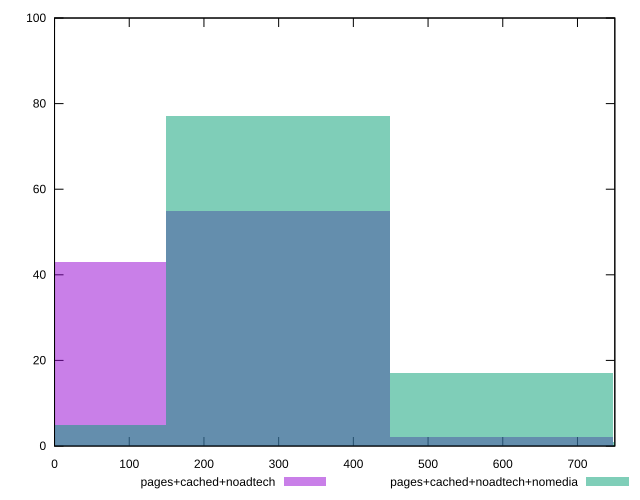

Source code (gnuplot):
reset

$pagesCachedNoadtech <<EOF
597.8715792563899 2
298.9357896281949 55
0 43
EOF

$pagesCachedNoadtechNomedia <<EOF
597.8715792563899 17
298.9357896281949 77
0 5
896.8073688845848 1
EOF

set key outside below
set boxwidth 298.9357896281949
set xrange [0:750]
set yrange [0:100]
set trange [0:100]
set style fill transparent solid 0.5 noborder
set terminal svg size 640, 500 enhanced background rgb 'white'
set output "report_00014_2021-02-09T15:56:05.503Z/unused-css-rules/comparison/histogram/2_vs_3.svg"

plot $pagesCachedNoadtech title "pages+cached+noadtech" with boxes, \
     $pagesCachedNoadtechNomedia title "pages+cached+noadtech+nomedia" with boxes

reset
